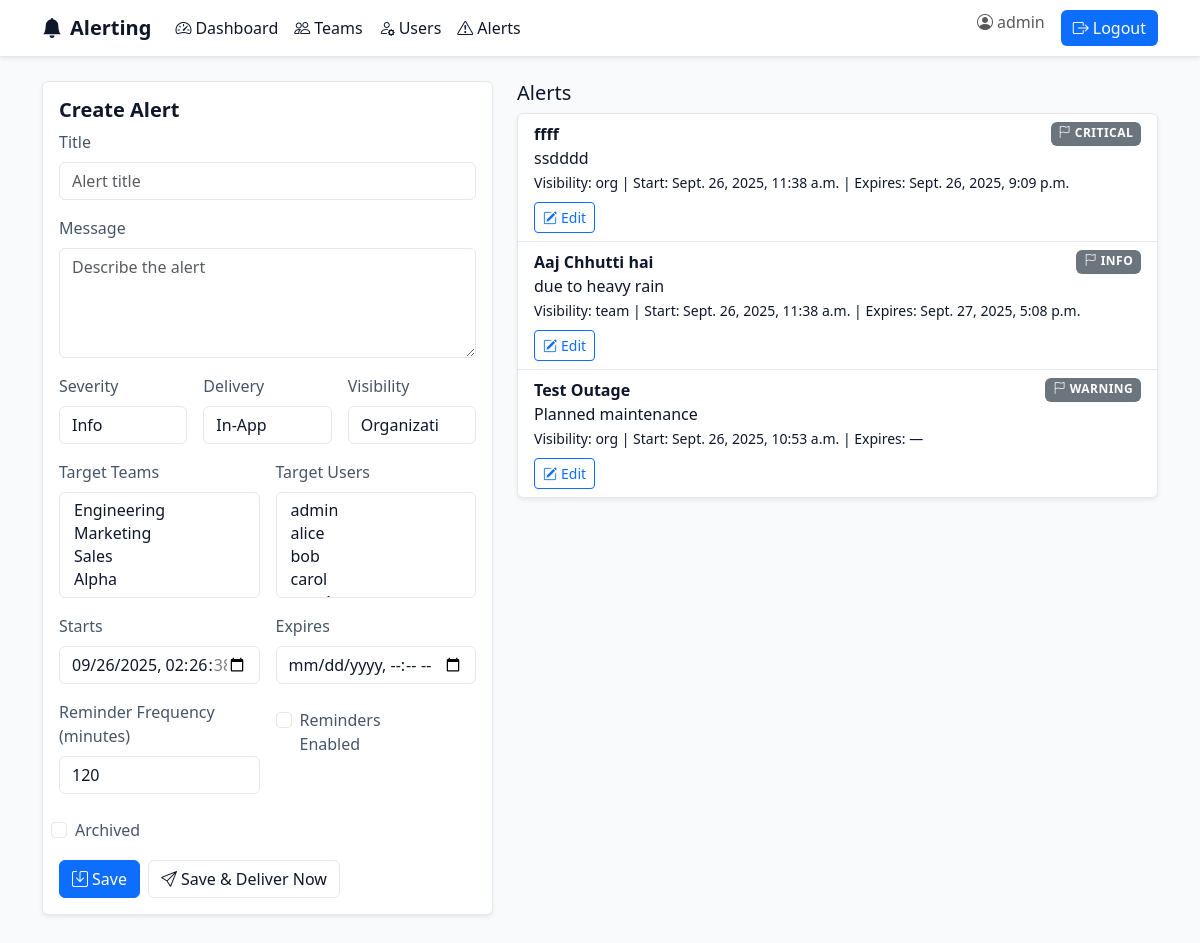
The page /alerts/ (signed in) on the database as committed earlier.
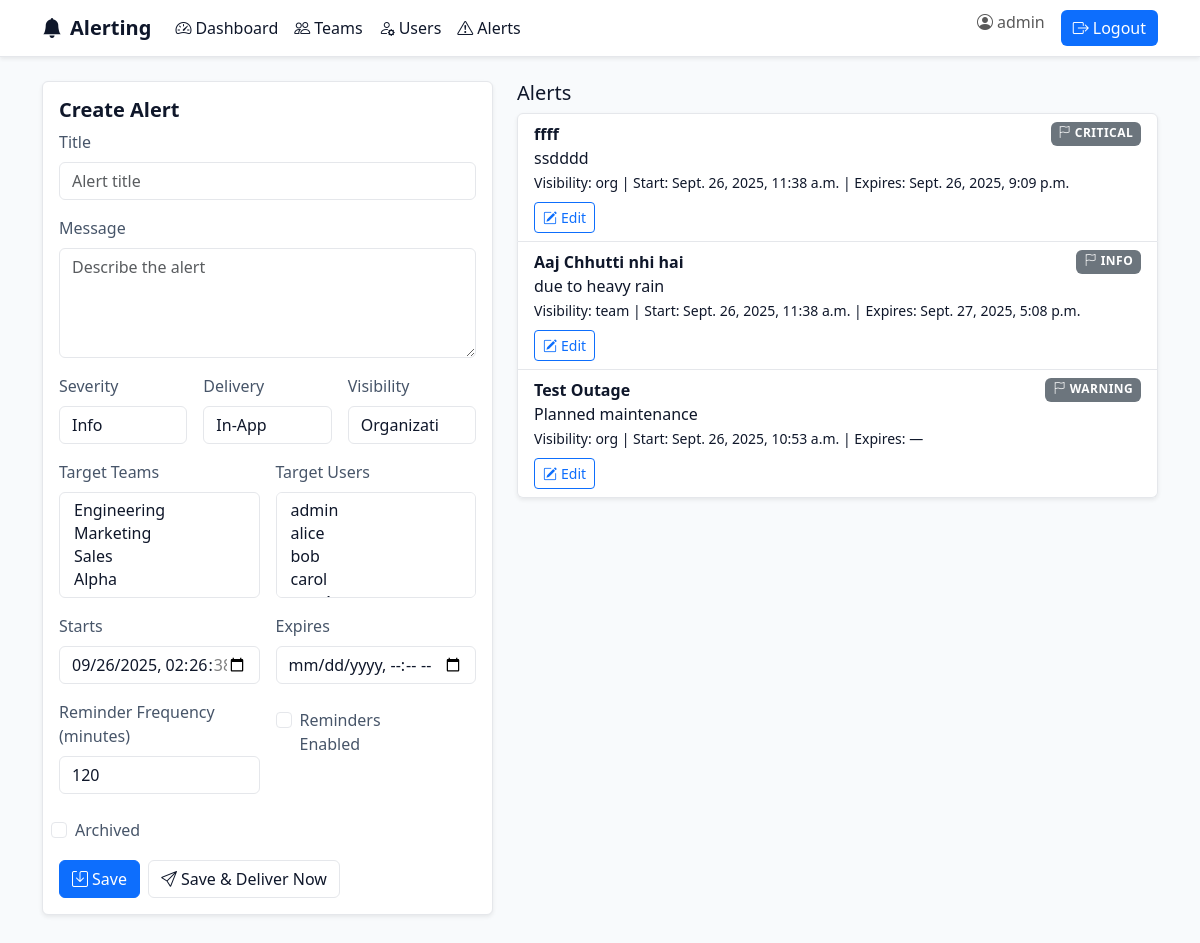
The same page on the database as committed later.
### notifications/models.py (models this page shows, shortened)
class User(AbstractUser):
    team = models.ForeignKey(Team, on_delete=models.SET_NULL, null=True, blank=True, related_name='users')
    def __str__(self) -> str:
        return self.get_username()

class Alert(models.Model):
    class Severity(models.TextChoices):
        INFO = 'info', 'Info'
        WARNING = 'warning', 'Warning'
        CRITICAL = 'critical', 'Critical'
    class DeliveryType(models.TextChoices):
        IN_APP = 'in_app', 'In-App'
        EMAIL = 'email', 'Email'
        SMS = 'sms', 'SMS'
    VISIBILITY_ORG = 'org'
    VISIBILITY_TEAM = 'team'
    VISIBILITY_USER = 'user'
    VISIBILITY_CHOICES = [
        (VISIBILITY_ORG, 'Organization'),
        (VISIBILITY_TEAM, 'Team'),
        (VISIBILITY_USER, 'User'),
    ]
    title = models.CharField(max_length=200)
    message = models.TextField()
    severity = models.CharField(max_length=10, choices=Severity.choices, default=Severity.INFO)
    delivery_type = models.CharField(max_length=20, choices=DeliveryType.choices, default=DeliveryType.IN_APP)
    visibility = models.CharField(max_length=10, choices=VISIBILITY_CHOICES, default=VISIBILITY_ORG)
    target_teams = models.ManyToManyField(Team, blank=True, related_name='alerts')
    target_users = models.ManyToManyField('User', blank=True, related_name='direct_alerts')
    start_at = models.DateTimeField(default=timezone.now)
    expires_at = models.DateTimeField(null=True, blank=True)
    reminder_frequency_minutes = models.PositiveIntegerField(default=120)
    reminders_enabled = models.BooleanField(default=True)
    archived = models.BooleanField(default=False)
    created_by = models.ForeignKey('User', on_delete=models.SET_NULL, null=True, blank=True, related_name='created_alerts')
    created_at = models.DateTimeField(auto_now_add=True)
    updated_at = models.DateTimeField(auto_now=True)

### notifications/web_views.py (the view)
# urls.py: path('alerts/', web_views.manage_alerts, name='manage_alerts'),
@login_required
@staff_required
def manage_alerts(request, alert_id: int | None = None):
    alert_instance = Alert.objects.filter(id=alert_id).first() if alert_id else None
    if request.method == "POST":
        form = AlertForm(request.POST, instance=alert_instance)
        if form.is_valid():
            alert = form.save(commit=False)
            if alert_instance is None:
                alert.created_by = request.user
            alert.save()
            form.save_m2m()
            messages.success(request, "Alert saved")
            if "deliver_now" in request.POST:
                delivered = deliver_alert(alert)
                messages.info(request, f"Delivered to {delivered} users")
            return redirect("manage_alerts")
    else:
        form = AlertForm(instance=alert_instance)
        if alert_instance:
            messages.info(request, "Editing existing alert")
    alerts = Alert.objects.all().order_by("-created_at")
    return render(request, "manage_alerts.html", {"form": form, "alerts": alerts, "editing": alert_instance})

### notifications/forms.py
class AlertForm(BaseStyledModelForm):
    class Meta:
        model = Alert
        fields = [
            "title",
            "message",
            "severity",
            "delivery_type",
            "visibility",
            "target_teams",
            "target_users",
            "start_at",
            "expires_at",
            "reminder_frequency_minutes",
            "reminders_enabled",
            "archived",
        ]
        widgets = {
            "title": forms.TextInput(attrs={"placeholder": "Alert title"}),
            "message": forms.Textarea(attrs={"rows": 4, "placeholder": "Describe the alert"}),
            "start_at": forms.DateTimeInput(attrs={"type": "datetime-local"}),
            "expires_at": forms.DateTimeInput(attrs={"type": "datetime-local"}),
        }

### notifications/models.py (called while the page is built)
    def __str__(self) -> str:
        return self.name

### notifications/web_views.py (called while the page is built)
def staff_required(view):
    return user_passes_test(lambda u: u.is_staff, login_url="/login/")(view)

### templates/manage_alerts.html (shortened to what this page needs)
{% extends 'base.html' %}
{% block content %}
<div class="row">
  <div class="col-md-5">
    <div class="card mb-3 shadow-sm"><div class="card-body">
      <h5 class="card-title">{% if editing %}Edit Alert{% else %}Create Alert{% endif %}</h5>
      <form method="post" class="row g-3">
        <div class="col-12">
          <label class="form-label">Title</label>
          {{ form.title }}
        </div>
        <div class="col-12">
          <label class="form-label">Message</label>
          {{ form.message }}
        </div>
        <div class="col-md-4">
          <label class="form-label">Severity</label>
          {{ form.severity }}
        </div>
        <div class="col-md-4">
          <label class="form-label">Delivery</label>
          {{ form.delivery_type }}
        </div>
        <div class="col-md-4">
          <label class="form-label">Visibility</label>
          {{ form.visibility }}
        </div>
        <div class="col-md-6">
          <label class="form-label">Target Teams</label>
          {{ form.target_teams }}
        </div>
        <div class="col-md-6">
          <label class="form-label">Target Users</label>
          {{ form.target_users }}
        </div>
        <div class="col-md-6">
          <label class="form-label">Starts</label>
          {{ form.start_at }}
        </div>
        <div class="col-md-6">
          <label class="form-label">Expires</label>
          {{ form.expires_at }}
        </div>
        <div class="col-md-6">
          <label class="form-label">Reminder Frequency (minutes)</label>
          {{ form.reminder_frequency_minutes }}
        </div>
        <div class="col-md-3 form-check mt-4 ms-2">
          {{ form.reminders_enabled }} <label class="form-check-label">Reminders Enabled</label>
        </div>
        <div class="col-md-3 form-check mt-4">
          {{ form.archived }} <label class="form-check-label">Archived</label>
        </div>
        <div class="d-flex gap-2">
          <button class="btn btn-primary" name="save"><i class="bi bi-save me-1"></i>Save</button>
          <button class="btn btn-outline-secondary" name="deliver_now" value="1"><i class="bi bi-send me-1"></i>Save & Deliver Now</button>
        </div>
      </form>
    </div></div>
  </div>
  <div class="col-md-7">
    <h5 class="mb-2">Alerts</h5>
    <div class="list-group shadow-sm">
      {% for a in alerts %}
        <div class="list-group-item">
          <div class="d-flex justify-content-between">
            <strong>{{ a.title }}</strong>
            <span class="badge bg-secondary text-uppercase"><i class="bi bi-flag me-1"></i>{{ a.severity }}</span>
          </div>
          <div>{{ a.message }}</div>
          <small>Visibility: {{ a.visibility }} | Start: {{ a.start_at }} | Expires: {{ a.expires_at|default:'—' }}</small>
          <div class="mt-2">
            <a class="btn btn-sm btn-outline-primary" href="/alerts/{{ a.id }}/"><i class="bi bi-pencil-square me-1"></i>Edit</a>
          </div>
        </div>
      {% empty %}
        <div class="list-group-item">No alerts yet.</div>
      {% endfor %}
    </div>
  </div>
</div>
{% endblock %}

### templates/base.html (shortened to what this page needs)
<!DOCTYPE html>
<html lang="en">
<head>
  <link href="https://cdn.jsdelivr.net/npm/bootstrap@5.3.3/dist/css/bootstrap.min.css" rel="stylesheet">
  <link rel="stylesheet" href="https://cdn.jsdelivr.net/npm/bootstrap-icons@1.11.3/font/bootstrap-icons.min.css">
  <link rel="stylesheet" href="/static/app.css">
</head>
<body>
  <nav class="navbar navbar-expand-lg shadow-sm">
    <div class="container">
      <a class="navbar-brand d-flex align-items-center" href="/"><i class="bi bi-bell-fill me-2"></i>Alerting</a>
      <div class="collapse navbar-collapse" id="navbarsExample">
        <ul class="navbar-nav me-auto mb-2 mb-lg-0">
          {% if user.is_authenticated %}
            <li class="nav-item"><a class="nav-link" href="/dashboard/"><i class="bi bi-speedometer2 me-1"></i>Dashboard</a></li>
            {% if user.is_staff %}
              <li class="nav-item"><a class="nav-link" href="/teams/"><i class="bi bi-people me-1"></i>Teams</a></li>
              <li class="nav-item"><a class="nav-link" href="/users/"><i class="bi bi-person-gear me-1"></i>Users</a></li>
              <li class="nav-item"><a class="nav-link" href="/alerts/"><i class="bi bi-exclamation-triangle me-1"></i>Alerts</a></li>
            {% endif %}
          {% endif %}
        </ul>
        <ul class="navbar-nav ms-auto">
          {% if user.is_authenticated %}
            <li class="nav-item"><span class="navbar-text me-3"><i class="bi bi-person-circle me-1"></i>{{ user.username }}</span></li>
            <li class="nav-item"><a class="btn btn-light" href="/logout/"><i class="bi bi-box-arrow-right me-1"></i>Logout</a></li>
          {% else %}
            <li class="nav-item"><a class="btn btn-light" href="/login/"><i class="bi bi-box-arrow-in-right me-1"></i>Login</a></li>
          {% endif %}
        </ul>
      </div>
    </div>
  </nav>
  <main class="container py-4">
    {% block content %}{% endblock %}
  </main>
  </body>
</html>

### static/app.css (style rules this page uses)
:root { --bg: #f8fafc; --surface: #ffffff; --border: #e5e7eb; --primary: #0d6efd; --text: #0f172a; --text-muted: #475569; }
body { background-color: var(--bg); color: var(--text); }
.navbar { background-color: var(--surface) !important; border-bottom: 1px solid var(--border); }
.navbar .nav-link, .navbar .navbar-brand { color: var(--text) !important; }
.navbar .btn.btn-light { background: var(--primary); border: none; color: #fff !important; }
.card { background-color: var(--surface); color: var(--text); border: 1px solid var(--border); }
.card-title { font-weight: 600; }
.list-group-item { background-color: var(--surface); color: var(--text); border-color: var(--border); }
.btn-primary { background: var(--primary); border-color: var(--primary); color: #fff; }
.btn-outline-secondary { color: var(--text); border-color: var(--border); }
.navbar-brand { font-weight: 700; }
.badge.text-uppercase { letter-spacing: .04em; }
a, .nav-link { color: var(--primary); }
input, select, textarea { background: #ffffff !important; color: var(--text) !important; border: 1px solid var(--border) !important; }
label { color: var(--text-muted); }

Rows that differ between the two databases and show on the page:
changed Alert "due to heavy rain": title "Aaj Chhutti hai" → "Aaj Chhutti nhi hai"
